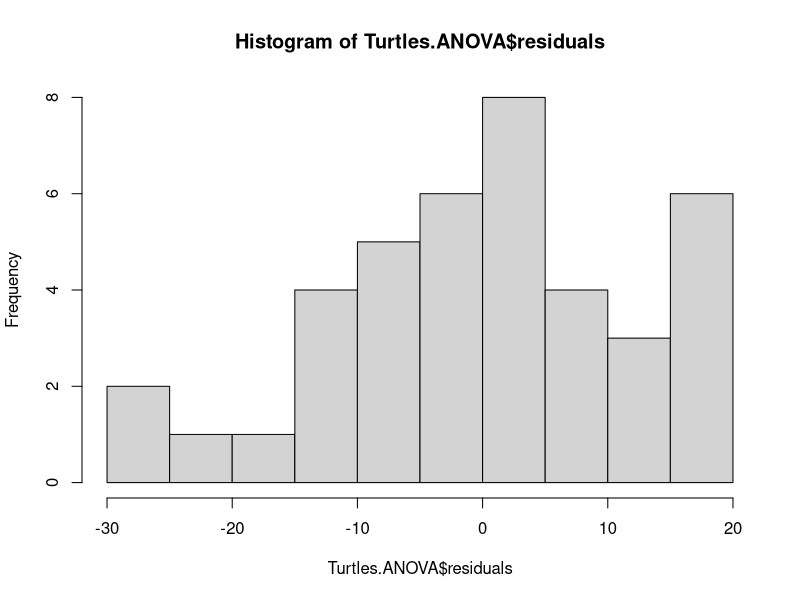
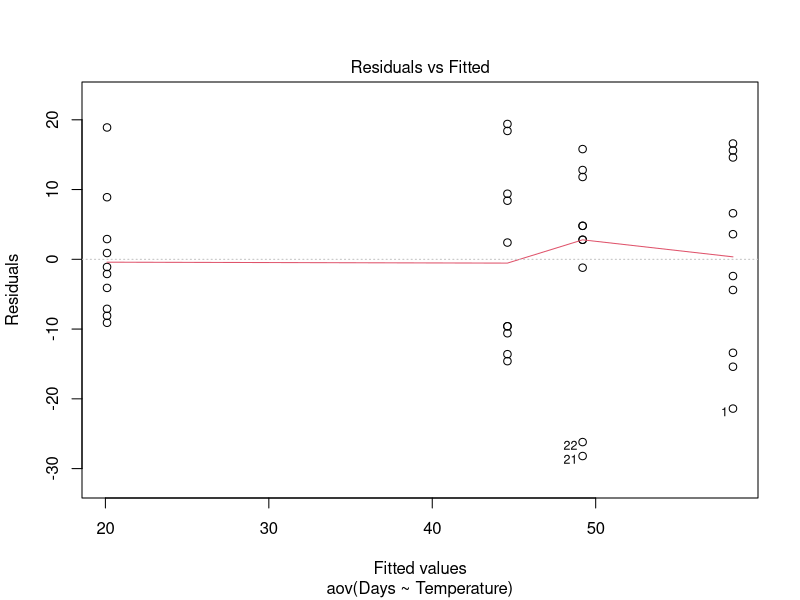
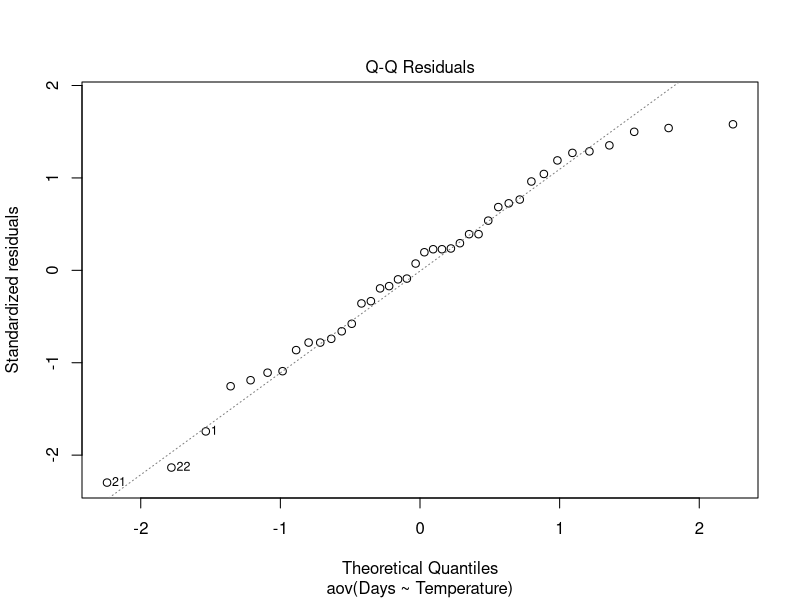
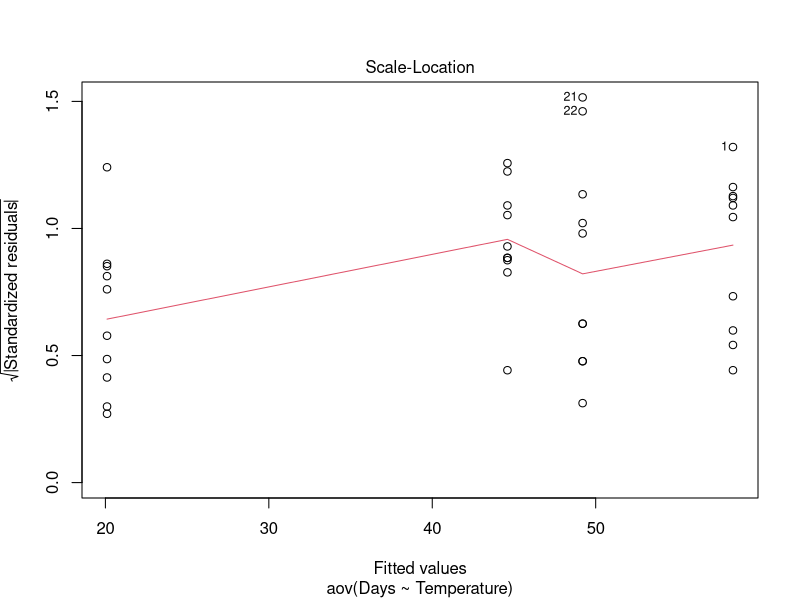
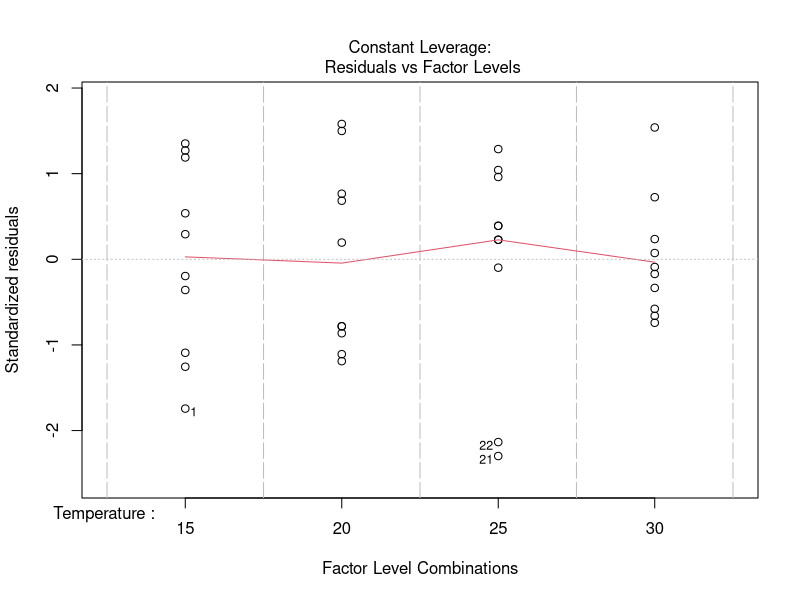
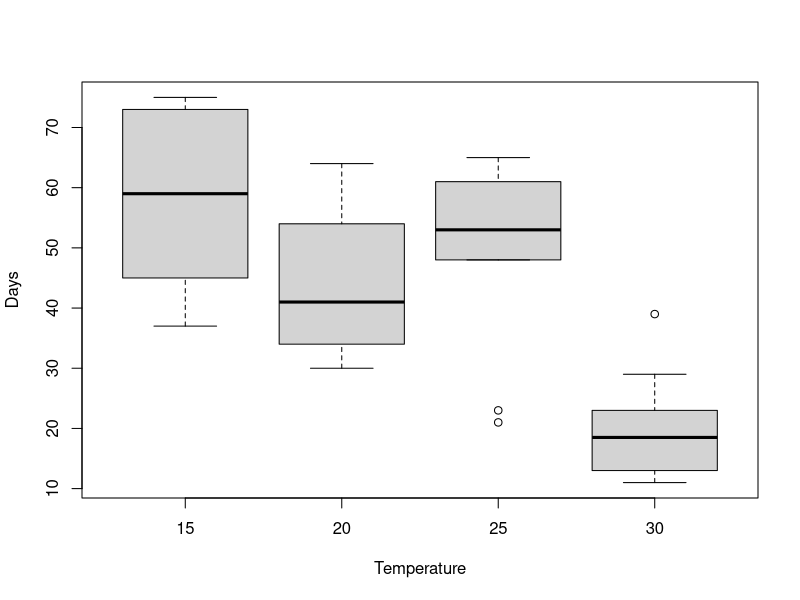
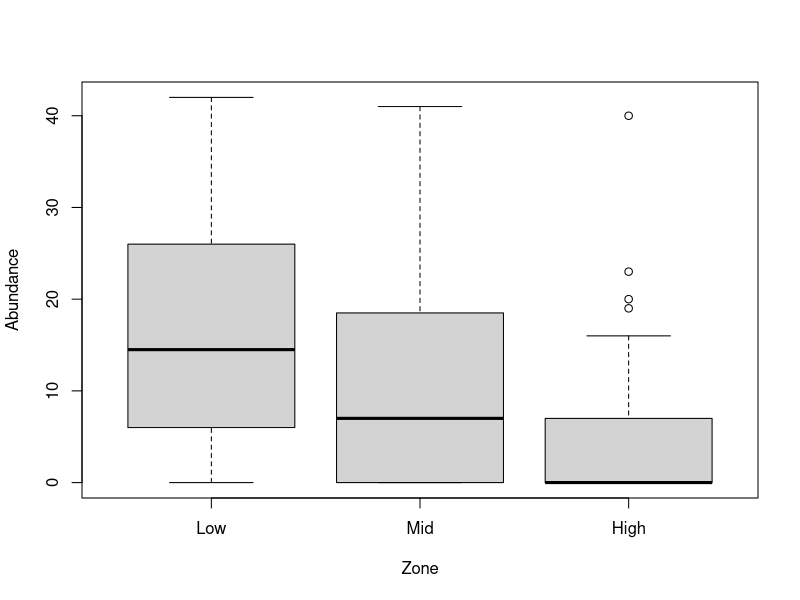
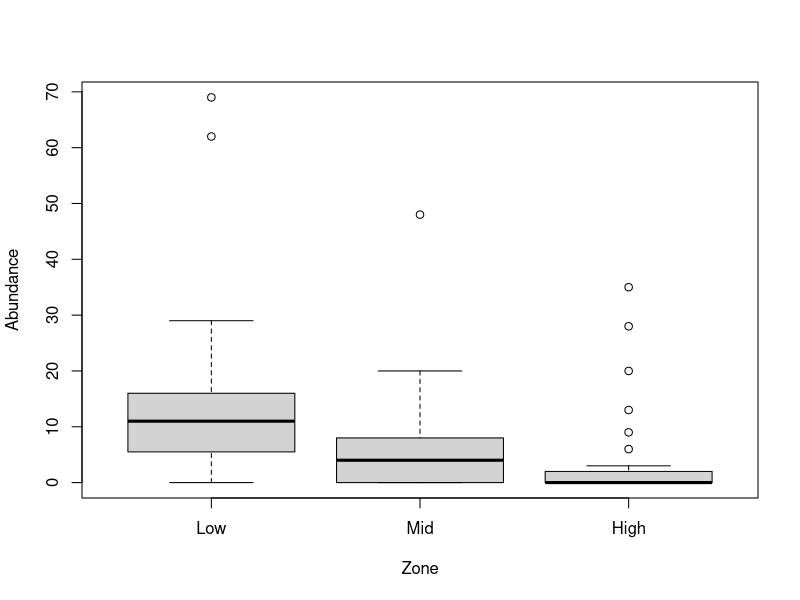

R code for these plots, in order:
#work
setwd("H:/Work/Teaching-Undergrad/Data analysis for life and earth sciences  2041/Practicals-new/B2-Linear models2")
#home
setwd("C:/Documents and Settings/A&L/Desktop/Current work/Practicals-new/B2-Linear models2")

# 7 Turtle hatching times vs temperature

Turtles = read.csv(file = "Turtles.csv", header = TRUE)
Turtles$Temperature = factor(Turtles$Temperature)
Turtles.ANOVA = aov(Days ~ Temperature, data = Turtles)
summary(Turtles.ANOVA)
hist(Turtles.ANOVA$residuals)
plot(Turtles.ANOVA)
boxplot(Days~Temperature, data = Turtles)


#8) Gastropod abundance vs. height on the shore

Gastropods = read.csv(file = "MaroubraZones.csv", header = TRUE)


#Count how many rows in each species x zone combination

table(Gastropods$Zone, Gastropods$Species)

# Reorder levels of Zone

Gastropods$Zone = factor(Gastropods$Zone, levels = c("Low", "Mid", "High"))

Austrocochlea = subset(Gastropods, Species == "Austrocochlea")
Cellana = subset(Gastropods, Species == "Cellana")
Nerita = subset(Gastropods, Species == "Nerita")

boxplot(Abundance~Zone, data = Cellana)
boxplot(Abundance~Zone, data = Austrocochlea)
boxplot(Abundance~Zone, data = Nerita)

Nerita.means = tapply(Nerita$Abundance, Nerita$Zone, mean)
barplot(Nerita.means)

library(gplots)
Nerita.ci.low = tapply(Nerita$Abundance, Nerita$Zone, function(x) t.test(x)$conf.int[1])
Nerita.ci.up = tapply(Nerita$Abundance, Nerita$Zone, function(x) t.test(x)$conf.int[2])

barplot2(Nerita.means, plot.ci = TRUE, ci.l = Nerita.ci.low, ci.u = Nerita.ci.up, ylab = "Abundance (Nerita)")


Austro.mean = tapply(Austrocochlea$Abundance, Austrocochlea$Zone, mean)
Austro.ci.low = tapply(Austrocochlea$Abundance, Austrocochlea$Zone, function(x) t.test(x)$conf.int[1])
Austro.ci.up = tapply(Austrocochlea$Abundance, Austrocochlea$Zone, function(x) t.test(x)$conf.int[2])
barplot2(Austro.mean, plot.ci = TRUE, ci.l = Austro.ci.low, ci.u = Austro.ci.up, ylab = "Abundance (Austrocochlea)")

Cellana.mean = tapply(Cellana$Abundance, Cellana$Zone, mean)
Cellana.ci.low = tapply(Cellana$Abundance, Cellana$Zone, function(x) t.test(x)$conf.int[1])
Cellana.ci.up = tapply(Cellana$Abundance, Cellana$Zone, function(x) t.test(x)$conf.int[2])
barplot2(Cellana.mean, plot.ci = TRUE, ci.l = Cellana.ci.low, ci.u = Cellana.ci.up, ylab = "Abundance (Cellana)")


Nerita.ANOVA = aov(Abundance ~ Zone, data = Nerita)

hist(Nerita.ANOVA$residuals)

plot(Nerita.ANOVA)

summary(Nerita.ANOVA)

TukeyHSD(Nerita.ANOVA)

Cellana.ANOVA = aov(Abundance ~ Zone, data = Cellana)
plot(Cellana.ANOVA)
summary(Cellana.ANOVA)
TukeyHSD(Cellana.ANOVA)

Austrocochlea.ANOVA = aov(Abundance ~ Zone, data = Austrocochlea)
summary(Austrocochlea.ANOVA)
TukeyHSD(Austrocochlea.ANOVA)
